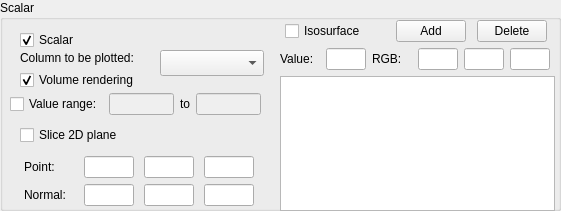
        <widget class="QGroupBox" name="groupBox_3">
         <property name="geometry">
          <rect>
           <x>11</x>
           <y>0</y>
           <width>561</width>
           <height>211</height>
          </rect>
         </property>
         <property name="title">
          <string>Scalar</string>
         </property>
         <widget class="QCheckBox" name="volume_CB">
          <property name="geometry">
           <rect>
            <x>20</x>
            <y>70</y>
            <width>131</width>
            <height>20</height>
           </rect>
          </property>
          <property name="text">
           <string>Volume rendering</string>
          </property>
          <property name="checked">
           <bool>true</bool>
          </property>
         </widget>
         <widget class="QCheckBox" name="scalar_CB">
          <property name="geometry">
           <rect>
            <x>20</x>
            <y>30</y>
            <width>86</width>
            <height>20</height>
           </rect>
          </property>
          <property name="text">
           <string>Scalar</string>
          </property>
          <property name="checked">
           <bool>true</bool>
          </property>
         </widget>
         <widget class="QComboBox" name="scalarChoice">
          <property name="geometry">
           <rect>
            <x>160</x>
            <y>50</y>
            <width>104</width>
            <height>26</height>
           </rect>
          </property>
          <property name="editable">
           <bool>false</bool>
          </property>
         </widget>
         <widget class="QLabel" name="label">
          <property name="geometry">
           <rect>
            <x>20</x>
            <y>50</y>
            <width>141</width>
            <height>16</height>
           </rect>
          </property>
          <property name="text">
           <string>Column to be plotted:</string>
          </property>
         </widget>
         <widget class="QWidget" name="layoutWidget">
          <property name="geometry">
           <rect>
            <x>280</x>
            <y>20</y>
            <width>275</width>
            <height>191</height>
           </rect>
          </property>
          <layout class="QVBoxLayout" name="verticalLayout_5">
           <property name="spacing">
            <number>-1</number>
           </property>
           <item>
            <layout class="QHBoxLayout" name="horizontalLayout_6">
             <item>
              <widget class="QCheckBox" name="isosurface_CB">
               <property name="maximumSize">
                <size>
                 <width>100</width>
                 <height>16777215</height>
                </size>
               </property>
               <property name="text">
                <string>Isosurface</string>
               </property>
              </widget>
             </item>
             <item>
              <widget class="QPushButton" name="pushButton_5">
               <property name="maximumSize">
                <size>
                 <width>70</width>
                 <height>16777215</height>
                </size>
               </property>
               <property name="text">
                <string>Add</string>
               </property>
              </widget>
             </item>
             <item>
              <widget class="QPushButton" name="pushButton_6">
               <property name="maximumSize">
                <size>
                 <width>70</width>
                 <height>16777215</height>
                </size>
               </property>
               <property name="text">
                <string>Delete</string>
               </property>
              </widget>
             </item>
            </layout>
           </item>
           <item>
            <layout class="QHBoxLayout" name="horizontalLayout_7">
             <item>
              <widget class="QLabel" name="label_16">
               <property name="maximumSize">
                <size>
                 <width>40</width>
                 <height>16777215</height>
                </size>
               </property>
               <property name="text">
                <string>Value:</string>
               </property>
              </widget>
             </item>
             <item>
              <widget class="QLineEdit" name="lineEdit_19">
               <property name="maximumSize">
                <size>
                 <width>40</width>
                 <height>16777215</height>
                </size>
               </property>
              </widget>
             </item>
             <item>
              <widget class="QLabel" name="label_17">
               <property name="maximumSize">
                <size>
                 <width>40</width>
                 <height>16777215</height>
                </size>
               </property>
               <property name="text">
                <string>RGB:</string>
               </property>
              </widget>
             </item>
             <item>
              <widget class="QLineEdit" name="lineEdit_20">
               <property name="maximumSize">
                <size>
                 <width>40</width>
                 <height>16777215</height>
                </size>
               </property>
              </widget>
             </item>
             <item>
              <widget class="QLineEdit" name="lineEdit_21">
               <property name="maximumSize">
                <size>
                 <width>40</width>
                 <height>16777215</height>
                </size>
               </property>
              </widget>
             </item>
             <item>
              <widget class="QLineEdit" name="lineEdit_22">
               <property name="maximumSize">
                <size>
                 <width>40</width>
                 <height>16777215</height>
                </size>
               </property>
              </widget>
             </item>
            </layout>
           </item>
           <item>
            <widget class="QListWidget" name="listWidget_3">
             <property name="maximumSize">
              <size>
               <width>275</width>
               <height>16777215</height>
              </size>
             </property>
            </widget>
           </item>
          </layout>
         </widget>
         <widget class="QWidget" name="layoutWidget">
          <property name="geometry">
           <rect>
            <x>20</x>
            <y>120</y>
            <width>239</width>
            <height>91</height>
           </rect>
          </property>
          <layout class="QVBoxLayout" name="verticalLayout_2">
           <property name="spacing">
            <number>-1</number>
           </property>
           <item>
            <widget class="QCheckBox" name="checkBox_8">
             <property name="text">
              <string>Slice 2D plane</string>
             </property>
            </widget>
           </item>
           <item>
            <layout class="QGridLayout" name="gridLayout">
             <item row="0" column="0">
              <widget class="QLabel" name="label_8">
               <property name="maximumSize">
                <size>
                 <width>50</width>
                 <height>16777215</height>
                </size>
               </property>
               <property name="text">
                <string>Point:</string>
               </property>
              </widget>
             </item>
             <item row="0" column="1">
              <widget class="QLineEdit" name="lineEdit">
               <property name="maximumSize">
                <size>
                 <width>50</width>
                 <height>16777215</height>
                </size>
               </property>
              </widget>
             </item>
             <item row="0" column="2">
              <widget class="QLineEdit" name="lineEdit_2">
               <property name="maximumSize">
                <size>
                 <width>50</width>
                 <height>16777215</height>
                </size>
               </property>
              </widget>
             </item>
             <item row="0" column="3">
              <widget class="QLineEdit" name="lineEdit_3">
               <property name="maximumSize">
                <size>
                 <width>50</width>
                 <height>16777215</height>
                </size>
               </property>
              </widget>
             </item>
             <item row="1" column="0">
              <widget class="QLabel" name="label_9">
               <property name="maximumSize">
                <size>
                 <width>50</width>
                 <height>16777215</height>
                </size>
               </property>
               <property name="text">
                <string>Normal:</string>
               </property>
              </widget>
             </item>
             <item row="1" column="1">
              <widget class="QLineEdit" name="lineEdit_4">
               <property name="maximumSize">
                <size>
                 <width>50</width>
                 <height>16777215</height>
                </size>
               </property>
              </widget>
             </item>
             <item row="1" column="2">
              <widget class="QLineEdit" name="lineEdit_6">
               <property name="maximumSize">
                <size>
                 <width>50</width>
                 <height>16777215</height>
                </size>
               </property>
              </widget>
             </item>
             <item row="1" column="3">
              <widget class="QLineEdit" name="lineEdit_5">
               <property name="maximumSize">
                <size>
                 <width>50</width>
                 <height>16777215</height>
                </size>
               </property>
              </widget>
             </item>
            </layout>
           </item>
          </layout>
         </widget>
         <widget class="QWidget" name="layoutWidget">
          <property name="geometry">
           <rect>
            <x>10</x>
            <y>90</y>
            <width>251</width>
            <height>28</height>
           </rect>
          </property>
          <layout class="QHBoxLayout" name="horizontalLayout_11">
           <item>
            <widget class="QCheckBox" name="scalarRange_CB">
             <property name="text">
              <string>Value range:</string>
             </property>
            </widget>
           </item>
           <item>
            <widget class="QLineEdit" name="scalarValueMin_LE">
             <property name="enabled">
              <bool>false</bool>
             </property>
            </widget>
           </item>
           <item>
            <widget class="QLabel" name="label_5">
             <property name="text">
              <string>to</string>
             </property>
            </widget>
           </item>
           <item>
            <widget class="QLineEdit" name="scalarValueMax_LE">
             <property name="enabled">
              <bool>false</bool>
             </property>
            </widget>
           </item>
          </layout>
         </widget>
        </widget>
